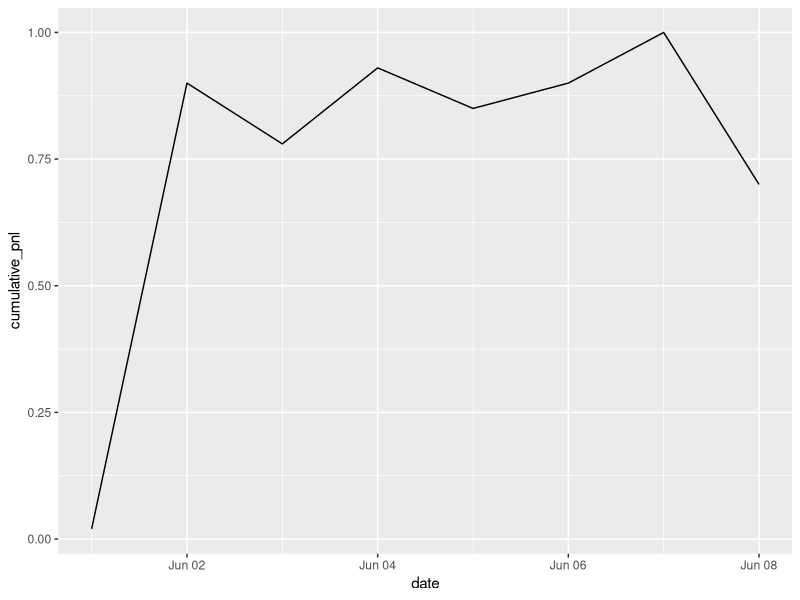
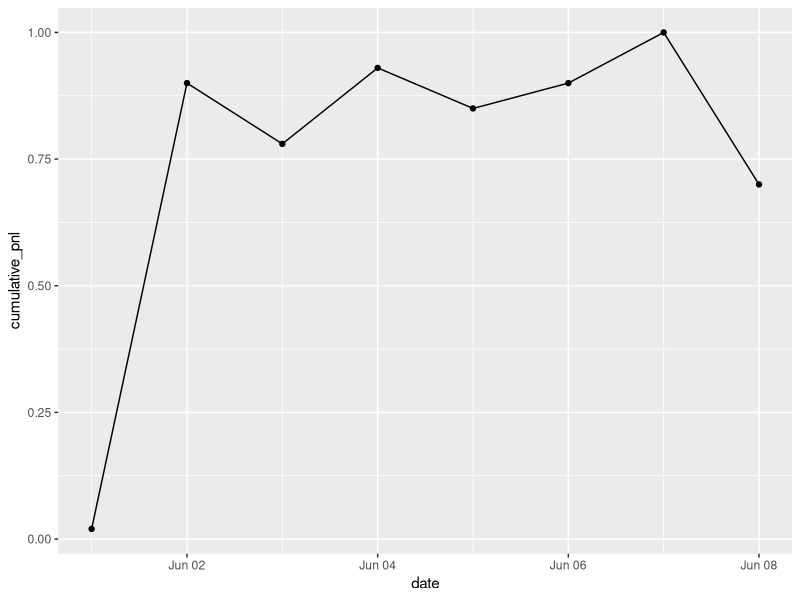
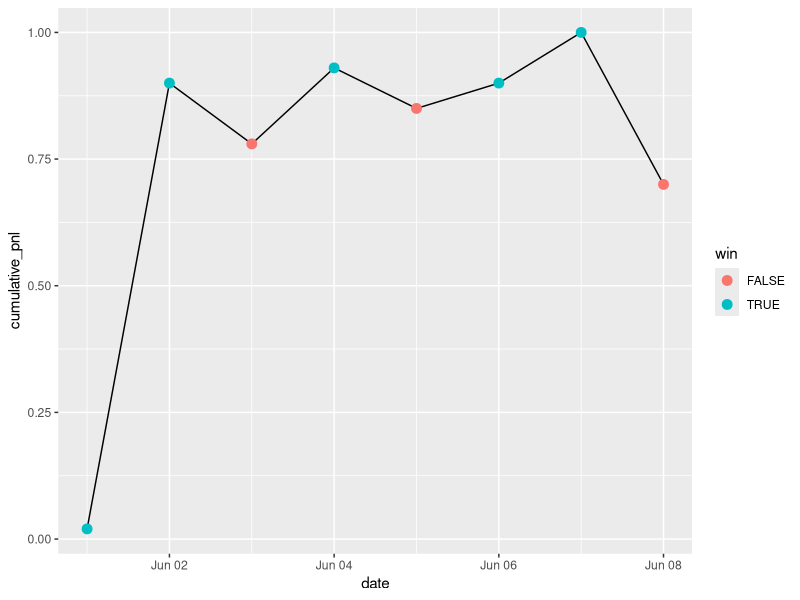
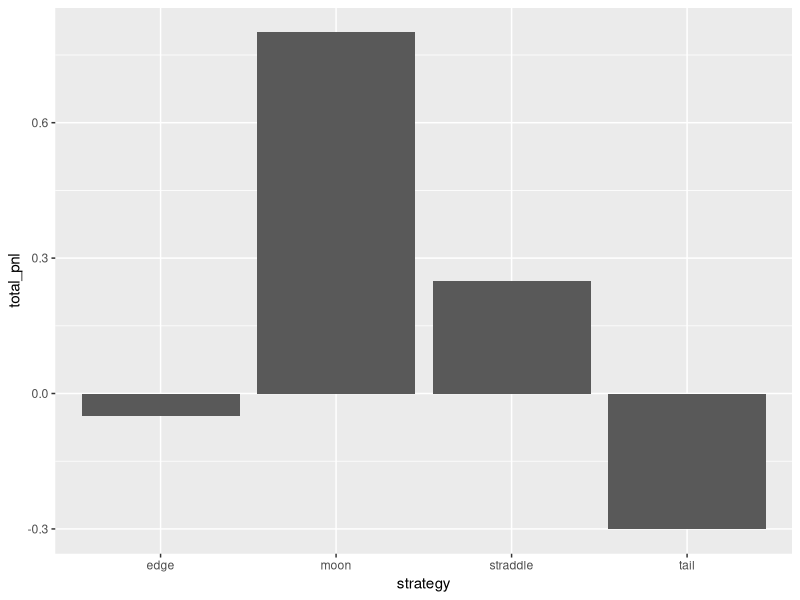
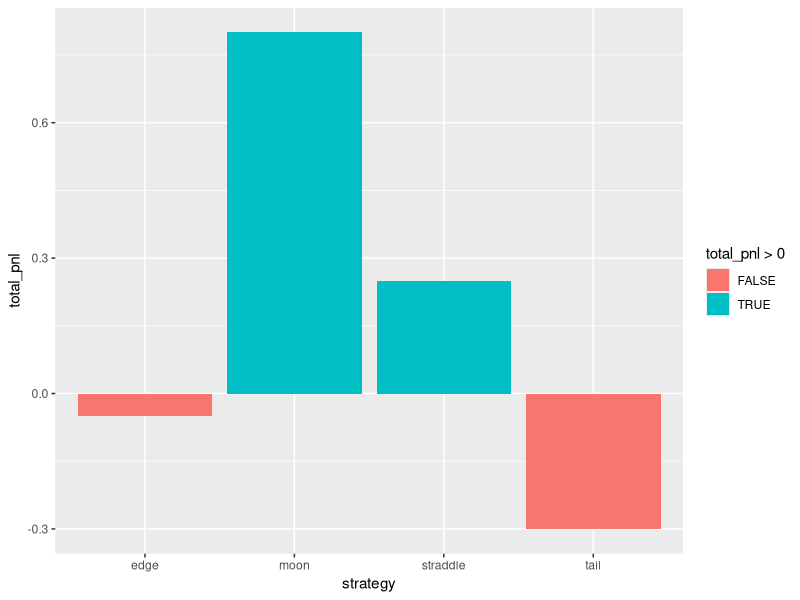
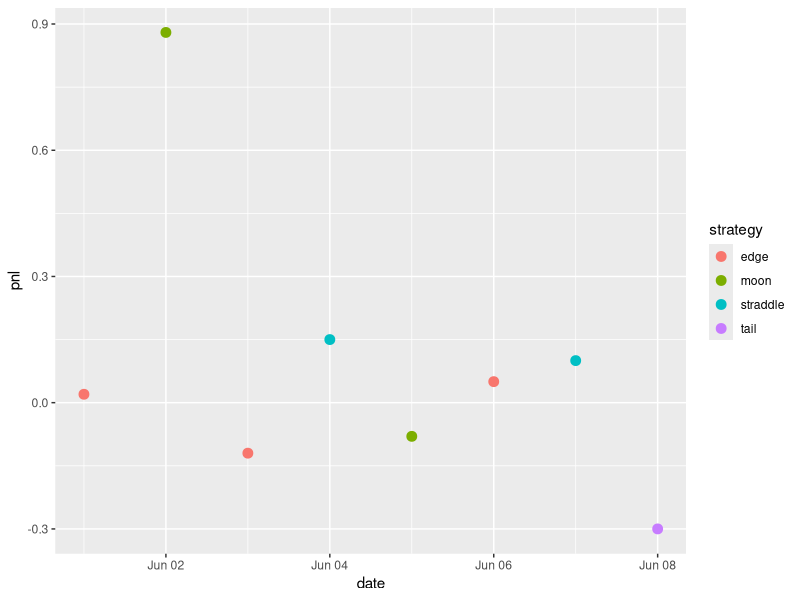
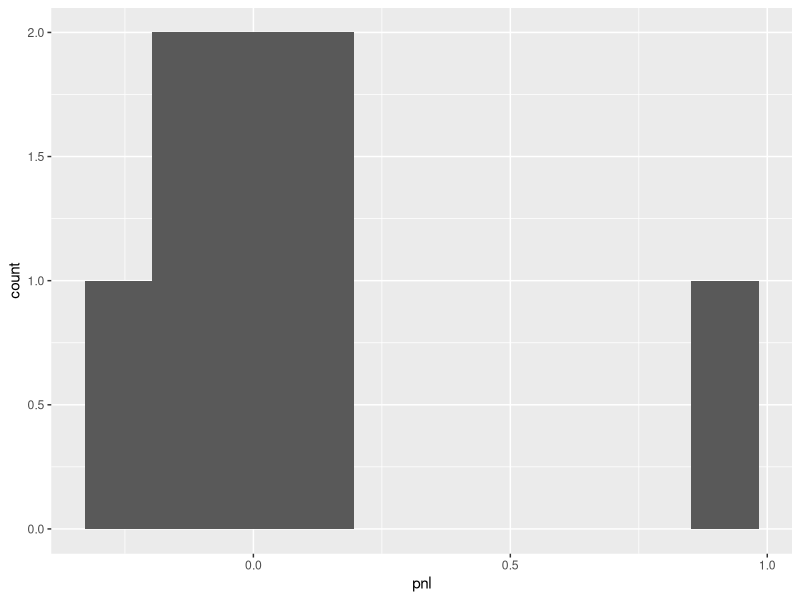
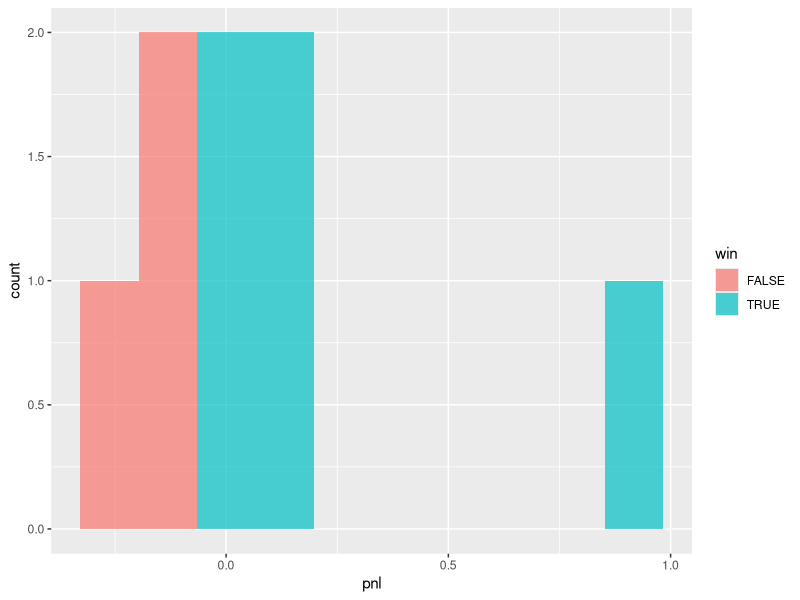

R code for these plots, in order:
# Stage 5 — Visualization with ggplot2
# The grammar of graphics — build plots in layers.
# ─────────────────────────────────────────────────────────────────────────────

library(tidyverse)


# ── The core idea ─────────────────────────────────────────────────────────────

# Every ggplot2 plot is built from three things:
#   1. Data       — the data frame you're plotting
#   2. Aesthetics — which columns map to x, y, color, size, etc.
#   3. Geom       — the visual shape (line, bar, point, histogram, etc.)

# ggplot(data) + aes(x = col, y = col) + geom_something()

# Layers are added with + (not |>)


# ── Sample data ───────────────────────────────────────────────────────────────

trades <- tibble(
  date     = as.Date(c("2026-06-01", "2026-06-02", "2026-06-03",
                       "2026-06-04", "2026-06-05", "2026-06-06",
                       "2026-06-07", "2026-06-08")),
  strategy = c("edge", "moon", "edge", "straddle", "moon", "edge", "straddle", "tail"),
  pnl      = c(0.02, 0.88, -0.12, 0.15, -0.08, 0.05, 0.10, -0.30),
  win      = c(TRUE, TRUE, FALSE, TRUE, FALSE, TRUE, TRUE, FALSE)
)

# Cumulative P&L over time
trades <- trades |> mutate(cumulative_pnl = cumsum(pnl))


# ── geom_line — line chart ────────────────────────────────────────────────────

ggplot(trades, aes(x = date, y = cumulative_pnl)) +
  geom_line()

# Add points on top of the line
ggplot(trades, aes(x = date, y = cumulative_pnl)) +
  geom_line() +
  geom_point()

# Color the points by win/loss
ggplot(trades, aes(x = date, y = cumulative_pnl)) +
  geom_line() +
  geom_point(aes(color = win), size = 3)


# ── geom_col — bar chart ──────────────────────────────────────────────────────

# Total P&L per strategy
summary_df <- trades |>
  group_by(strategy) |>
  summarize(total_pnl = sum(pnl))

ggplot(summary_df, aes(x = strategy, y = total_pnl)) +
  geom_col()

# Color bars by value (positive vs negative)
ggplot(summary_df, aes(x = strategy, y = total_pnl, fill = total_pnl > 0)) +
  geom_col()


# ── geom_point — scatter plot ────────────────────────────────────────────────

ggplot(trades, aes(x = date, y = pnl, color = strategy)) +
  geom_point(size = 3)


# ── geom_histogram — distribution ────────────────────────────────────────────

ggplot(trades, aes(x = pnl)) +
  geom_histogram(bins = 10)

# With color
ggplot(trades, aes(x = pnl, fill = win)) +
  geom_histogram(bins = 10, alpha = 0.7)   # alpha = transparency


# ── geom_boxplot — spread by group ───────────────────────────────────────────

ggplot(trades, aes(x = strategy, y = pnl)) +
  geom_boxplot()


# ── labs() — titles and labels ────────────────────────────────────────────────

ggplot(trades, aes(x = date, y = cumulative_pnl)) +
  geom_line() +
  geom_point() +
  labs(
    title    = "Cumulative P&L Over Time",
    subtitle = "All strategies combined",
    x        = "Date",
    y        = "Cumulative P&L ($)",
    caption  = "Source: trades data"
  )


# ── theme_minimal() — clean look ─────────────────────────────────────────────

# Themes control the non-data appearance (background, gridlines, fonts).
# theme_minimal() removes the grey background — a good default.

ggplot(trades, aes(x = date, y = cumulative_pnl)) +
  geom_line(color = "steelblue", linewidth = 1) +
  geom_point(color = "steelblue", size = 2) +
  labs(title = "Cumulative P&L", x = "Date", y = "P&L") +
  theme_minimal()

# Other built-in themes: theme_classic(), theme_bw(), theme_light()


# ── Putting it all together ───────────────────────────────────────────────────

ggplot(trades, aes(x = date, y = pnl, color = strategy, shape = win)) +
  geom_point(size = 3) +
  geom_hline(yintercept = 0, linetype = "dashed", color = "grey50") +
  labs(
    title  = "Individual Trade P&L by Strategy",
    x      = "Date",
    y      = "P&L",
    color  = "Strategy",
    shape  = "Win"
  ) +
  theme_minimal()


# ── ggsave() — save a plot to disk ───────────────────────────────────────────

# Run the plot first, then ggsave() saves the most recent one.
ggsave("my_plot.png", width = 8, height = 5, dpi = 150)

# Or assign the plot to a variable and save it explicitly:
p <- ggplot(trades, aes(x = date, y = cumulative_pnl)) +
  geom_line() +
  theme_minimal()

ggsave("cumulative_pnl.png", plot = p, width = 8, height = 5)


# ── Exercises ─────────────────────────────────────────────────────────────────

# Using the trades data above:

# 1. Create a bar chart showing win count per strategy (use summarize + geom_col)

# 2. Create a scatter plot of date vs pnl, colored by strategy,
#    with a dashed horizontal line at y = 0

# 3. Add a title, axis labels, and theme_minimal() to the scatter plot

# 4. Save the scatter plot to disk with ggsave()
